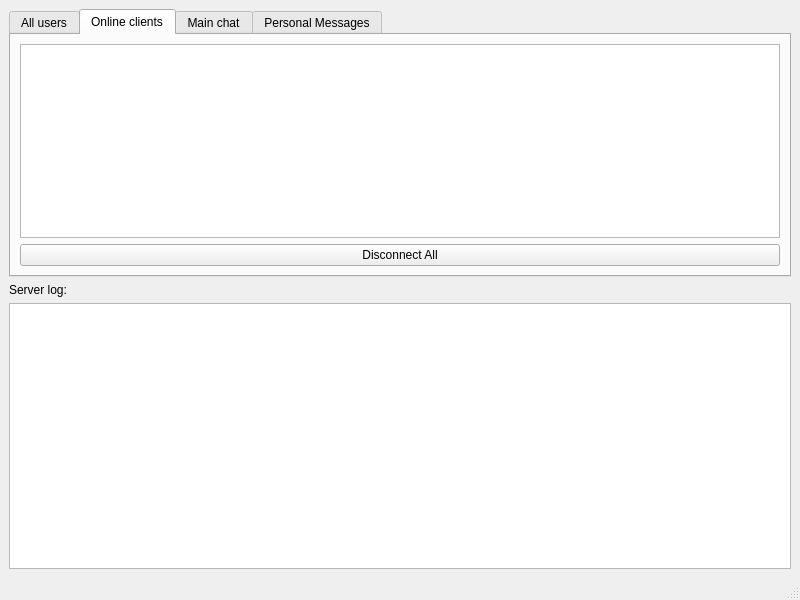
<?xml version="1.0" encoding="UTF-8"?>
<ui version="4.0">
 <class>MainWindow</class>
 <widget class="QMainWindow" name="MainWindow">
  <property name="geometry">
   <rect>
    <x>0</x>
    <y>0</y>
    <width>800</width>
    <height>600</height>
   </rect>
  </property>
  <property name="windowTitle">
   <string>QT Chat Server</string>
  </property>
  <widget class="QWidget" name="centralwidget">
   <layout class="QVBoxLayout" name="verticalLayout">
    <item>
     <layout class="QGridLayout" name="gridLayout">
      <item row="0" column="0">
       <widget class="QTabWidget" name="tabWidget">
        <property name="currentIndex">
         <number>1</number>
        </property>
        <widget class="QWidget" name="AllUsersTab">
         <attribute name="title">
          <string>All users</string>
         </attribute>
         <layout class="QVBoxLayout" name="verticalLayout_2">
          <item>
           <widget class="QListWidget" name="UsersListViewWgt"/>
          </item>
         </layout>
        </widget>
        <widget class="QWidget" name="tab">
         <attribute name="title">
          <string>Online clients</string>
         </attribute>
         <layout class="QVBoxLayout" name="verticalLayout_4">
          <item>
           <layout class="QVBoxLayout" name="verticalLayout_3">
            <item>
             <widget class="QListWidget" name="onlineCli"/>
            </item>
            <item>
             <widget class="QPushButton" name="DiconnecBtn">
              <property name="text">
               <string>Disconnect All</string>
              </property>
             </widget>
            </item>
           </layout>
          </item>
         </layout>
        </widget>
        <widget class="QWidget" name="AllMsgTab">
         <attribute name="title">
          <string>Main chat</string>
         </attribute>
         <layout class="QHBoxLayout" name="horizontalLayout">
          <item>
           <widget class="QListWidget" name="QListAllMessageWgt"/>
          </item>
         </layout>
        </widget>
        <widget class="QWidget" name="PerMsgTab">
         <attribute name="title">
          <string>Personal Messages</string>
         </attribute>
         <layout class="QHBoxLayout" name="horizontalLayout_2">
          <item>
           <widget class="QListWidget" name="QListPerMessageWgt"/>
          </item>
         </layout>
        </widget>
       </widget>
      </item>
     </layout>
    </item>
    <item>
     <widget class="QLabel" name="label">
      <property name="text">
       <string>Server log:</string>
      </property>
     </widget>
    </item>
    <item>
     <widget class="QTextBrowser" name="LogTextBrowser"/>
    </item>
   </layout>
  </widget>
  <widget class="QMenuBar" name="menubar">
   <property name="geometry">
    <rect>
     <x>0</x>
     <y>0</y>
     <width>800</width>
     <height>21</height>
    </rect>
   </property>
  </widget>
  <widget class="QStatusBar" name="statusbar"/>
 </widget>
 <resources/>
 <connections/>
</ui>
